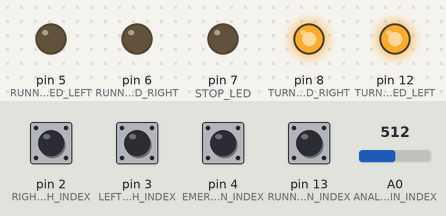
Simulated run of this sketch. Board: Arduino Uno, built with avr-gcc and run on an emulated ATmega328P. Parts: output pins drawn as LEDs (lit = HIGH). The test bench sets the inputs (shaded band); at power-on: pin 2 (RIGHT_TURN_SWITCH_INDEX), pin 3 (LEFT_TURN_SWITCH_INDEX), pin 4 (EMERGENCE_SWITCH_PIN_INDEX), pin 13 (RUNNING_LIGHTS_SWITCH_PIN_INDEX) HIGH, A0 (ANALOG_INPUT_PIN_INDEX) = 512. EEPROM starts erased.

Above: at 1.2 s.
1.3 s: A0 (ANALOG_INPUT_PIN_INDEX) set to 311
2.8 s: A0 (ANALOG_INPUT_PIN_INDEX) set to 284
At 3.6 s:
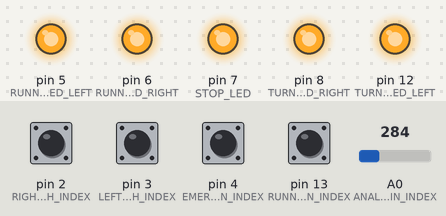
4.3 s: pin 2 (RIGHT_TURN_SWITCH_INDEX) pulled LOW for 0.15 s
At 4.37 s:
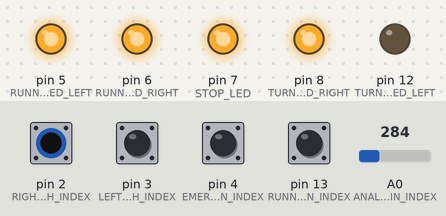
5.9 s: pin 3 (LEFT_TURN_SWITCH_INDEX) pulled LOW for 0.15 s
At 5.97 s:
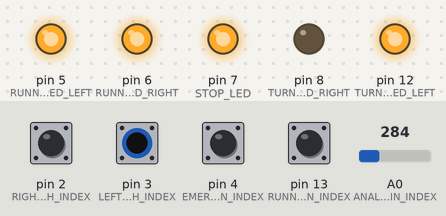
7.5 s: pin 4 (EMERGENCE_SWITCH_PIN_INDEX) pulled LOW for 0.15 s
At 7.57 s:
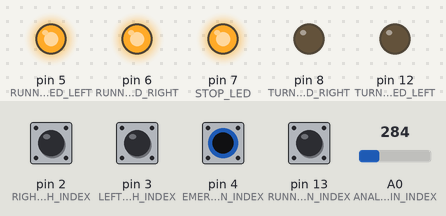
9.1 s: pin 13 (RUNNING_LIGHTS_SWITCH_PIN_INDEX) pulled LOW for 0.15 s
At 9.17 s:
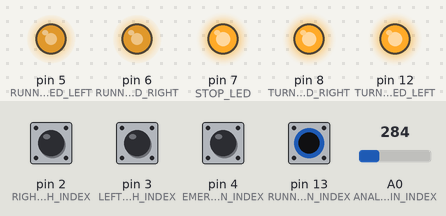
Timing chart, 0 to 11.7 s (numbered marks = the images above; inputs shaded):
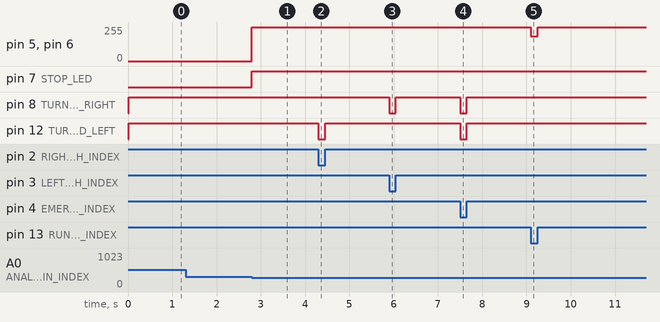

Measured:
- the behaviour switches between 300 and 299 on A0 (ANALOG_INPUT_PIN_INDEX) (found by bisection; images 0 and 1)
- after the input at 1.3 s, every drawn part: stays the same
- after the input at 2.8 s, pin 5 (RUNNING_LIGHTS_LED_LEFT), pin 6 (RUNNING_LIGHTS_LED_RIGHT): 0/255 → 255/255 at once; pin 7 (STOP_LED): LOW → HIGH at once
- after the input at 4.3 s, pin 12 (TURN_SIGNAL_LED_LEFT): HIGH → LOW at once, → HIGH 0.15 s later
- after the input at 5.9 s, pin 8 (TURN_SIGNAL_LED_RIGHT): HIGH → LOW at once, → HIGH 0.15 s later
- after the input at 7.5 s, pin 8 (TURN_SIGNAL_LED_RIGHT), pin 12 (TURN_SIGNAL_LED_LEFT): HIGH → LOW at once, → HIGH 0.15 s later
- after the input at 9.1 s, pin 5 (RUNNING_LIGHTS_LED_LEFT), pin 6 (RUNNING_LIGHTS_LED_RIGHT): 255/255 → 185/255 at once, → 255/255 0.15 s later

The sketch:

car_lights_simulink.ino
```cpp
#include "bcm.h"
#include "GyverTimers.h"
#include <avr/eeprom.h>

#define RUNNING_LIGHTS_SWITCH_PIN_INDEX 13
#define EMERGENCE_SWITCH_PIN_INDEX 4
#define ANALOG_INPUT_PIN_INDEX A0

#define RUNNING_LIGHTS_LED_LEFT 5
#define RUNNING_LIGHTS_LED_RIGHT 6

#define TURN_SIGNAL_LED_LEFT 12
#define TURN_SIGNAL_LED_RIGHT 8

#define STOP_LED 7

#define RIGHT_TURN_SWITCH_INDEX 2
#define LEFT_TURN_SWITCH_INDEX 3

#define ANALOG_READ_MIN 0
#define ANALOG_READ_MAX 1023

#define INTERVAL 1000

#define ON 0
#define OFF 1

#define TURNING_OFF 0
#define TURN_LEFT 1
#define TURN_RIGHT 2

#define EEPROM_ADDR_STOP_MIN 10
#define EEPROM_ADDR_BLINK_INT 5
#define EEPROM_ADDR_RUNNING_BRIGHT 15

#define STOP_PEDAL_STIFFNESS_STEP 50
#define BRIGHTNESS_STEP_SIZE 11 // 2950 / 255 ~~ 11 || 50 - 3000

unsigned long previous_millis = 0;

int run_l_switch_state = 0;
int emergence_switch_state = 0;
int stop_input_value = 0;
int turning_right_input_value = 0;
int turning_left_input_value = 0;
int turn_left_state = OFF;
int turn_right_state = OFF;
int emergence_state = OFF;
byte timer_10ms_event = 0;
byte turning_state = TURNING_OFF;

uint32_t eeprom_addr_stop_min = EEPROM_ADDR_STOP_MIN;
uint8_t eeprom_addr_blink_int = EEPROM_ADDR_BLINK_INT;
uint8_t eeprom_addr_running_br = EEPROM_ADDR_RUNNING_BRIGHT;
uint32_t stop_lower_limit = 300; // dword
uint8_t running_brightness = 70; // byte
uint8_t blink_period = 50; // byte
char inChar;


void setup() {
  // put your setup code here, to run once:
  Timer1.setFrequencyFloat(100);
  Timer1.enableISR();

  pinMode(RUNNING_LIGHTS_SWITCH_PIN_INDEX, INPUT_PULLUP);
  pinMode(EMERGENCE_SWITCH_PIN_INDEX, INPUT_PULLUP);

  pinMode(RIGHT_TURN_SWITCH_INDEX, INPUT_PULLUP);
  pinMode(LEFT_TURN_SWITCH_INDEX, INPUT_PULLUP);

  pinMode(ANALOG_INPUT_PIN_INDEX, INPUT);

  pinMode(TURN_SIGNAL_LED_RIGHT, OUTPUT);
  pinMode(TURN_SIGNAL_LED_LEFT, OUTPUT);

  pinMode(STOP_LED, OUTPUT);

  bcm_initialize();

  eeprom_write_dword(&eeprom_addr_stop_min, stop_lower_limit);
  eeprom_write_byte(&eeprom_addr_blink_int, blink_period);
  eeprom_write_byte(&eeprom_addr_running_br, running_brightness);

  Serial.begin(115200, SERIAL_8N1);
}

void loop() {
  // put your main code here, to run repeatedly:
  if (timer_10ms_event)
  {
    timer_10ms_event = 0;

    if (Serial.available() > 0)
    {
      // R - running brightness
      // B - blinking rate
      // S - stop min value
      stop_lower_limit = eeprom_read_dword(&eeprom_addr_stop_min);
      inChar = Serial.read();
      if (inChar == 'S')
      {
        stop_lower_limit = Serial.parseInt();
      }
      else if (inChar == 'B')
      {
        blink_period = Serial.parseInt();
        Serial.println(blink_period);
      }
      else if (inChar == 'R')
      {
        running_brightness = Serial.parseInt();
      }

      eeprom_update_dword(&eeprom_addr_stop_min, stop_lower_limit);
      eeprom_update_byte(&eeprom_addr_blink_int, blink_period);
      eeprom_update_byte(&eeprom_addr_running_br, running_brightness);
    }

    // inputs
    bcm_U.running_switch = !digitalRead(RUNNING_LIGHTS_SWITCH_PIN_INDEX);
    bcm_U.emergence_switch1 = !digitalRead(EMERGENCE_SWITCH_PIN_INDEX);
    bcm_U.turn_left_switch = !digitalRead(LEFT_TURN_SWITCH_INDEX);
    bcm_U.turn_right_switch = !digitalRead(RIGHT_TURN_SWITCH_INDEX);
    bcm_U.stop_signal_input = analogRead(ANALOG_INPUT_PIN_INDEX);
    bcm_U.stop_min_value = eeprom_read_dword(&eeprom_addr_stop_min);
    bcm_U.intensivity = 5 + eeprom_read_byte(&eeprom_addr_blink_int) * 1.132;
    //magic number :(
    bcm_U.running_intensivity = 255 - eeprom_read_byte(&eeprom_addr_running_br);

    bcm_step();

    analogWrite(RUNNING_LIGHTS_LED_LEFT, bcm_Y.running_LED_1);
    analogWrite(RUNNING_LIGHTS_LED_RIGHT, bcm_Y.running_LED_2);
    digitalWrite(STOP_LED, bcm_Y.stop_LED);

    digitalWrite(TURN_SIGNAL_LED_LEFT, bcm_Y.turning_LED_2);
    digitalWrite(TURN_SIGNAL_LED_RIGHT, bcm_Y.turning_LED_1);
  }
}

void timer_10ms()
{
  timer_10ms_event = 1;
}

ISR(TIMER1_A)
{
  timer_10ms();
}
```

bcm.cpp
```cpp
/*
 * File: bcm.c
 *
 * Code generated for Simulink model 'bcm'.
 *
 * Model version                  : 7.42
 * Simulink Coder version         : 9.4 (R2020b) 29-Jul-2020
 * C/C++ source code generated on : Fri Jul 30 01:55:50 2021
 *
 * Target selection: ert.tlc
 * Embedded hardware selection: Atmel->AVR (8-bit)
 * Code generation objectives: Unspecified
 * Validation result: Not run
 */

#include "bcm.h"

/* Named constants for Chart: '<S1>/Chart' */
#define bcm_IN_NO_ACTIVE_CHILD         ((uint8_T)0U)
#define bcm_IN_StateHigh               ((uint8_T)1U)
#define bcm_IN_StateLow                ((uint8_T)2U)

/* Block states (default storage) */
DW_bcm_T bcm_DW;

/* External inputs (root inport signals with default storage) */
ExtU_bcm_T bcm_U;

/* External outputs (root outports fed by signals with default storage) */
ExtY_bcm_T bcm_Y;

/* Real-time model */
static RT_MODEL_bcm_T bcm_M_;
RT_MODEL_bcm_T *const bcm_M = &bcm_M_;

/* Model step function */
void bcm_step(void)
{
  uint8_T rtb_Switch3;
  boolean_T rtb_Merge1;
  boolean_T rtb_RelationalOperator;

  /* RelationalOperator: '<Root>/Relational Operator' incorporates:
   *  Inport: '<Root>/stop_min_value'
   *  Inport: '<Root>/stop_signal_input'
   */
  rtb_RelationalOperator = (bcm_U.stop_signal_input >= bcm_U.stop_min_value);

  /* Switch: '<Root>/Switch2' incorporates:
   *  Constant: '<Root>/Constant1'
   *  Constant: '<Root>/Constant4'
   *  Inport: '<Root>/running_switch'
   *  Switch: '<Root>/Switch'
   */
  if (rtb_RelationalOperator) {
    rtb_Switch3 = 0U;
  } else if (bcm_U.running_switch) {
    /* Switch: '<Root>/Switch' incorporates:
     *  Inport: '<Root>/running_intensivity'
     */
    rtb_Switch3 = bcm_U.running_intensivity;
  } else {
    rtb_Switch3 = MAX_uint8_T;
  }

  /* End of Switch: '<Root>/Switch2' */

  /* Outport: '<Root>/running_LED_1' */
  bcm_Y.running_LED_1 = rtb_Switch3;

  /* Outport: '<Root>/running_LED_2' */
  bcm_Y.running_LED_2 = rtb_Switch3;

  /* Outport: '<Root>/stop_LED' incorporates:
   *  Logic: '<Root>/Logical Operator2'
   */
  bcm_Y.stop_LED = !rtb_RelationalOperator;

  /* Outputs for Enabled SubSystem: '<Root>/Enabled Subsystem1' incorporates:
   *  EnablePort: '<S2>/Enable'
   */
  /* Outputs for IfAction SubSystem: '<S2>/If Action Subsystem3' incorporates:
   *  ActionPort: '<S7>/Action Port'
   */
  /* Outputs for IfAction SubSystem: '<S2>/If Action Subsystem2' incorporates:
   *  ActionPort: '<S6>/Action Port'
   */
  /* If: '<S2>/If1' incorporates:
   *  Inport: '<Root>/emergence_switch1'
   *  Inport: '<Root>/turn_left_switch'
   *  Inport: '<S6>/In1'
   *  Inport: '<S7>/In1'
   */
  rtb_Merge1 = ((!bcm_U.emergence_switch1) && bcm_U.turn_left_switch);

  /* End of Outputs for SubSystem: '<S2>/If Action Subsystem2' */
  /* End of Outputs for SubSystem: '<S2>/If Action Subsystem3' */

  /* Logic: '<S2>/Logical Operator' incorporates:
   *  Inport: '<Root>/emergence_switch1'
   */
  rtb_RelationalOperator = (bcm_U.emergence_switch1 || rtb_Merge1);

  /* If: '<S2>/If2' incorporates:
   *  Inport: '<Root>/emergence_switch1'
   *  Inport: '<Root>/turn_right_switch'
   *  Logic: '<S2>/Logical Operator1'
   */
  rtb_Merge1 = (bcm_U.emergence_switch1 || ((!rtb_Merge1) &&
    bcm_U.turn_right_switch));

  /* End of Outputs for SubSystem: '<Root>/Enabled Subsystem1' */

  /* Outputs for Enabled SubSystem: '<Root>/Blink_Generator 2' incorporates:
   *  EnablePort: '<S1>/Enable'
   */
  /* Chart: '<S1>/Chart' incorporates:
   *  Inport: '<Root>/intensivity'
   *  Logic: '<Root>/Logical Operator'
   */
  if (bcm_DW.temporalCounter_i1 < MAX_uint16_T) {
    bcm_DW.temporalCounter_i1++;
  }

  if (bcm_DW.is_active_c2_bcm == 0U) {
    bcm_DW.is_active_c2_bcm = 1U;
    bcm_DW.is_c2_bcm = bcm_IN_StateHigh;
    bcm_DW.temporalCounter_i1 = 0U;
    rtb_Switch3 = 1U;
  } else if (bcm_DW.is_c2_bcm == bcm_IN_StateHigh) {
    rtb_Switch3 = 1U;
    if ((rtb_RelationalOperator || rtb_Merge1) && (bcm_DW.temporalCounter_i1 >=
         bcm_U.intensivity)) {
      bcm_DW.is_c2_bcm = bcm_IN_StateLow;
      bcm_DW.temporalCounter_i1 = 0U;
      rtb_Switch3 = 0U;
    }
  } else {
    /* case IN_StateLow: */
    rtb_Switch3 = 0U;
    if (bcm_DW.temporalCounter_i1 >= bcm_U.intensivity) {
      bcm_DW.is_c2_bcm = bcm_IN_StateHigh;
      bcm_DW.temporalCounter_i1 = 0U;
      rtb_Switch3 = 1U;
    }
  }

  /* End of Chart: '<S1>/Chart' */
  /* End of Outputs for SubSystem: '<Root>/Blink_Generator 2' */

  /* Switch: '<Root>/Switch1' */
  if (rtb_RelationalOperator) {
    /* Outport: '<Root>/turning_LED_1' */
    bcm_Y.turning_LED_1 = rtb_Switch3;
  } else {
    /* Outport: '<Root>/turning_LED_1' incorporates:
     *  Constant: '<Root>/Constant3'
     */
    bcm_Y.turning_LED_1 = 1U;
  }

  /* End of Switch: '<Root>/Switch1' */

  /* Switch: '<Root>/Switch3' */
  if (rtb_Merge1) {
    /* Outport: '<Root>/turning_LED_2' */
    bcm_Y.turning_LED_2 = rtb_Switch3;
  } else {
    /* Outport: '<Root>/turning_LED_2' incorporates:
     *  Constant: '<Root>/Constant3'
     */
    bcm_Y.turning_LED_2 = 1U;
  }

  /* End of Switch: '<Root>/Switch3' */
}

/* Model initialize function */
void bcm_initialize(void)
{
  /* Registration code */

  /* initialize error status */
  rtmSetErrorStatus(bcm_M, (NULL));

  /* states (dwork) */
  (void) memset((void *)&bcm_DW, 0,
                sizeof(DW_bcm_T));

  /* external inputs */
  (void)memset(&bcm_U, 0, sizeof(ExtU_bcm_T));

  /* external outputs */
  (void) memset((void *)&bcm_Y, 0,
                sizeof(ExtY_bcm_T));

  /* SystemInitialize for Enabled SubSystem: '<Root>/Blink_Generator 2' */
  /* SystemInitialize for Chart: '<S1>/Chart' */
  bcm_DW.temporalCounter_i1 = 0U;
  bcm_DW.is_active_c2_bcm = 0U;
  bcm_DW.is_c2_bcm = bcm_IN_NO_ACTIVE_CHILD;

  /* End of SystemInitialize for SubSystem: '<Root>/Blink_Generator 2' */
}

/* Model terminate function */
void bcm_terminate(void)
{
  /* (no terminate code required) */
}

/*
 * File trailer for generated code.
 *
 * [EOF]
 */
```

bcm.h
```cpp
/*
 * File: bcm.h
 *
 * Code generated for Simulink model 'bcm'.
 *
 * Model version                  : 7.42
 * Simulink Coder version         : 9.4 (R2020b) 29-Jul-2020
 * C/C++ source code generated on : Fri Jul 30 01:55:50 2021
 *
 * Target selection: ert.tlc
 * Embedded hardware selection: Atmel->AVR (8-bit)
 * Code generation objectives: Unspecified
 * Validation result: Not run
 */

#ifndef RTW_HEADER_bcm_h_
#define RTW_HEADER_bcm_h_
#include <string.h>
#include <stddef.h>
#ifndef bcm_COMMON_INCLUDES_
#define bcm_COMMON_INCLUDES_
#include "rtwtypes.h"
#endif                                 /* bcm_COMMON_INCLUDES_ */

/* Model Code Variants */

/* Macros for accessing real-time model data structure */
#ifndef rtmGetErrorStatus
#define rtmGetErrorStatus(rtm)         ((rtm)->errorStatus)
#endif

#ifndef rtmSetErrorStatus
#define rtmSetErrorStatus(rtm, val)    ((rtm)->errorStatus = (val))
#endif

/* Forward declaration for rtModel */
typedef struct tag_RTM_bcm_T RT_MODEL_bcm_T;

/* Block states (default storage) for system '<Root>' */
typedef struct {
  uint16_T temporalCounter_i1;         /* '<S1>/Chart' */
  uint8_T is_active_c2_bcm;            /* '<S1>/Chart' */
  uint8_T is_c2_bcm;                   /* '<S1>/Chart' */
} DW_bcm_T;

/* External inputs (root inport signals with default storage) */
typedef struct {
  boolean_T running_switch;            /* '<Root>/running_switch' */
  boolean_T emergence_switch1;         /* '<Root>/emergence_switch1' */
  uint16_T stop_signal_input;          /* '<Root>/stop_signal_input' */
  boolean_T turn_left_switch;          /* '<Root>/turn_left_switch' */
  boolean_T turn_right_switch;         /* '<Root>/turn_right_switch' */
  uint16_T stop_min_value;             /* '<Root>/stop_min_value' */
  uint16_T intensivity;                /* '<Root>/intensivity' */
  uint8_T running_intensivity;         /* '<Root>/running_intensivity' */
} ExtU_bcm_T;

/* External outputs (root outports fed by signals with default storage) */
typedef struct {
  uint8_T running_LED_1;               /* '<Root>/running_LED_1' */
  uint8_T running_LED_2;               /* '<Root>/running_LED_2' */
  uint8_T turning_LED_1;               /* '<Root>/turning_LED_1' */
  uint8_T turning_LED_2;               /* '<Root>/turning_LED_2' */
  boolean_T stop_LED;                  /* '<Root>/stop_LED' */
} ExtY_bcm_T;

/* Real-time Model Data Structure */
struct tag_RTM_bcm_T {
  const char_T * volatile errorStatus;
};

/* Block states (default storage) */
extern DW_bcm_T bcm_DW;

/* External inputs (root inport signals with default storage) */
extern ExtU_bcm_T bcm_U;

/* External outputs (root outports fed by signals with default storage) */
extern ExtY_bcm_T bcm_Y;

/* Model entry point functions */
extern void bcm_initialize(void);
extern void bcm_step(void);
extern void bcm_terminate(void);

/* Real-time Model object */
extern RT_MODEL_bcm_T *const bcm_M;

/*-
 * The generated code includes comments that allow you to trace directly
 * back to the appropriate location in the model.  The basic format
 * is <system>/block_name, where system is the system number (uniquely
 * assigned by Simulink) and block_name is the name of the block.
 *
 * Use the MATLAB hilite_system command to trace the generated code back
 * to the model.  For example,
 *
 * hilite_system('<S3>')    - opens system 3
 * hilite_system('<S3>/Kp') - opens and selects block Kp which resides in S3
 *
 * Here is the system hierarchy for this model
 *
 * '<Root>' : 'bcm'
 * '<S1>'   : 'bcm/Blink_Generator 2'
 * '<S2>'   : 'bcm/Enabled Subsystem1'
 * '<S3>'   : 'bcm/Blink_Generator 2/Chart'
 * '<S4>'   : 'bcm/Enabled Subsystem1/If Action Subsystem'
 * '<S5>'   : 'bcm/Enabled Subsystem1/If Action Subsystem1'
 * '<S6>'   : 'bcm/Enabled Subsystem1/If Action Subsystem2'
 * '<S7>'   : 'bcm/Enabled Subsystem1/If Action Subsystem3'
 * '<S8>'   : 'bcm/Enabled Subsystem1/If Action Subsystem4'
 * '<S9>'   : 'bcm/Enabled Subsystem1/If Action Subsystem5'
 */
#endif                                 /* RTW_HEADER_bcm_h_ */

/*
 * File trailer for generated code.
 *
 * [EOF]
 */
```

rtwtypes.h
```cpp
/*
 * File: rtwtypes.h
 *
 * Code generated for Simulink model 'bcm'.
 *
 * Model version                  : 7.42
 * Simulink Coder version         : 9.4 (R2020b) 29-Jul-2020
 * C/C++ source code generated on : Fri Jul 30 01:55:50 2021
 *
 * Target selection: ert.tlc
 * Embedded hardware selection: Atmel->AVR (8-bit)
 * Code generation objectives: Unspecified
 * Validation result: Not run
 */

#ifndef RTWTYPES_H
#define RTWTYPES_H

/* Logical type definitions */
#if (!defined(__cplusplus))
#ifndef false
#define false                          (0U)
#endif

#ifndef true
#define true                           (1U)
#endif
#endif

/*=======================================================================*
 * Target hardware information
 *   Device type: Atmel->AVR (8-bit)
 *   Number of bits:     char:   8    short:   16    int:  16
 *                       long:  32
 *                       native word size:  16
 *   Byte ordering: LittleEndian
 *   Signed integer division rounds to: Zero
 *   Shift right on a signed integer as arithmetic shift: on
 *=======================================================================*/

/*=======================================================================*
 * Fixed width word size data types:                                     *
 *   int8_T, int16_T, int32_T     - signed 8, 16, or 32 bit integers     *
 *   uint8_T, uint16_T, uint32_T  - unsigned 8, 16, or 32 bit integers   *
 *   real32_T, real64_T           - 32 and 64 bit floating point numbers *
 *=======================================================================*/
typedef signed char int8_T;
typedef unsigned char uint8_T;
typedef int int16_T;
typedef unsigned int uint16_T;
typedef long int32_T;
typedef unsigned long uint32_T;
typedef float real32_T;
typedef double real64_T;

/*===========================================================================*
 * Generic type definitions: boolean_T, char_T, byte_T, int_T, uint_T,       *
 *                           real_T, time_T, ulong_T.                        *
 *===========================================================================*/
typedef double real_T;
typedef double time_T;
typedef unsigned char boolean_T;
typedef int int_T;
typedef unsigned int uint_T;
typedef unsigned long ulong_T;
typedef char char_T;
typedef unsigned char uchar_T;
typedef char_T byte_T;

/*===========================================================================*
 * Complex number type definitions                                           *
 *===========================================================================*/
#define CREAL_T

typedef struct {
  real32_T re;
  real32_T im;
} creal32_T;

typedef struct {
  real64_T re;
  real64_T im;
} creal64_T;

typedef struct {
  real_T re;
  real_T im;
} creal_T;

#define CINT8_T

typedef struct {
  int8_T re;
  int8_T im;
} cint8_T;

#define CUINT8_T

typedef struct {
  uint8_T re;
  uint8_T im;
} cuint8_T;

#define CINT16_T

typedef struct {
  int16_T re;
  int16_T im;
} cint16_T;

#define CUINT16_T

typedef struct {
  uint16_T re;
  uint16_T im;
} cuint16_T;

#define CINT32_T

typedef struct {
  int32_T re;
  int32_T im;
} cint32_T;

#define CUINT32_T

typedef struct {
  uint32_T re;
  uint32_T im;
} cuint32_T;

/*=======================================================================*
 * Min and Max:                                                          *
 *   int8_T, int16_T, int32_T     - signed 8, 16, or 32 bit integers     *
 *   uint8_T, uint16_T, uint32_T  - unsigned 8, 16, or 32 bit integers   *
 *=======================================================================*/
#define MAX_int8_T                     ((int8_T)(127))
#define MIN_int8_T                     ((int8_T)(-128))
#define MAX_uint8_T                    ((uint8_T)(255U))
#define MAX_int16_T                    ((int16_T)(32767))
#define MIN_int16_T                    ((int16_T)(-32768))
#define MAX_uint16_T                   ((uint16_T)(65535U))
#define MAX_int32_T                    ((int32_T)(2147483647L))
#define MIN_int32_T                    ((int32_T)(-2147483647L-1L))
#define MAX_uint32_T                   ((uint32_T)(0xFFFFFFFFUL))

/* Block D-Work pointer type */
typedef void * pointer_T;

#endif                                 /* RTWTYPES_H */

/*
 * File trailer for generated code.
 *
 * [EOF]
 */
```
